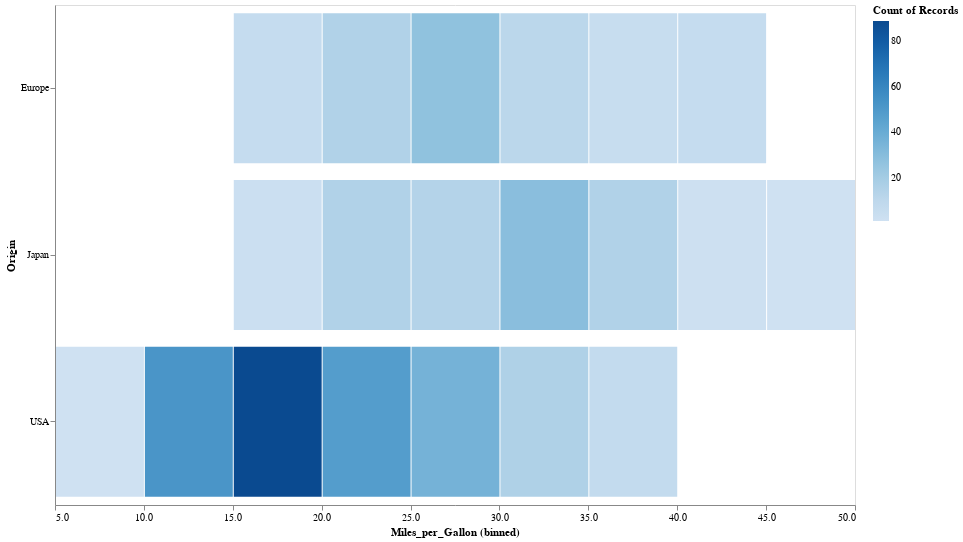

The code cell stored with this chart in its notebook:
### Markdown cell above
# The below bar graph visualization is in a heat map of the number of recorded orgins that have a certain mile per gallon.

### Code cell
# I am declaring the chart to have a bar chart.
# Then I am encoding the X-axis to have values from the miles per gallon column.
# Encoded the Y-axis to to have values from the Origin column from the dataset.
# You are seeing the scale of coloring because I am setting color of values using Color attribute. 
alt.Chart(cars).mark_bar().encode(
    alt.X('Miles_per_Gallon',bin=True),
    alt.Color('count()'),
    alt.Y('Origin')
).properties(
    width=800,
    height=500
)

### Figure 1 — Vega-Lite specification as saved in the notebook (floating-point values rounded to 4 significant figures; data arrays with more than 128 entries replaced by an {"elided": "..."} marker saying what was removed)
{"config": {"view": {"continuousWidth": 400, "continuousHeight": 300}}, "data": {"name": "data-f02450ab61490a1363517a0190416235"}, "mark": "bar", "encoding": {"color": {"type": "quantitative", "aggregate": "count"}, "x": {"type": "quantitative", "bin": true, "field": "Miles_per_Gallon"}, "y": {"type": "nominal", "field": "Origin"}}, "height": 500, "width": 800, "$schema": "https://vega.github.io/schema/vega-lite/v4.8.1.json", "datasets": {"data-f02450ab61490a1363517a0190416235": {"elided": "406 records"}}}
